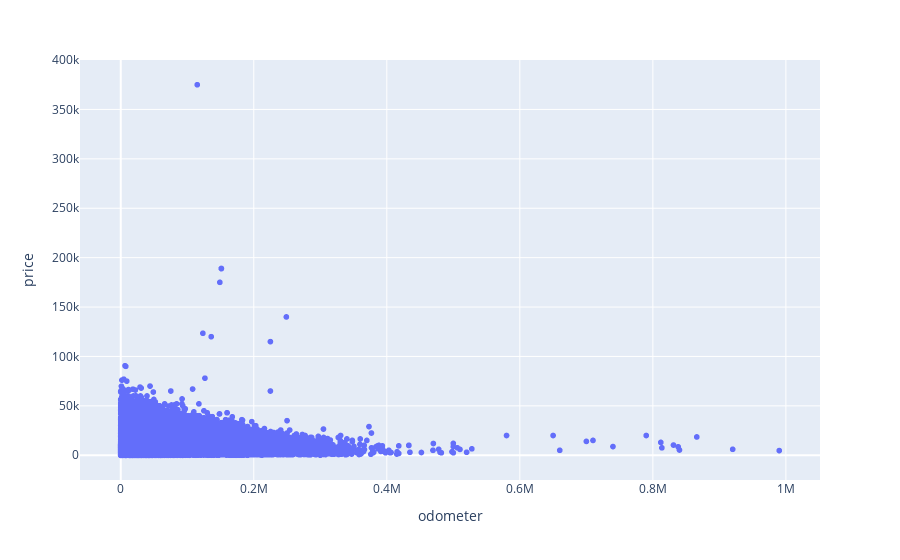

Notebook code for this chart:
### Markdown cell above
### Relación entre kilometraje y precio

### Code cell
fig = px.scatter(df_vehicles, x="odometer", y="price") # crear un gráfico de dispersión
fig.show() # crear gráfico de dispersión

### Figure 1 — Plotly figure (JSON) as saved in the notebook; plotly's stock layout.template omitted (floating-point values rounded to 4 significant figures; data arrays with more than 128 entries replaced by an {"elided": "..."} marker saying what was removed)
{"data": [{"hovertemplate": "odometer=%{x}<br>price=%{y}<extra></extra>", "legendgroup": "", "marker": {"color": "#636efa", "symbol": "circle"}, "mode": "markers", "name": "", "showlegend": false, "type": "scattergl", "x": {"elided": "43009 float values"}, "xaxis": "x", "y": {"elided": "43009 int values"}, "yaxis": "y"}], "layout": {"legend": {"tracegroupgap": 0}, "margin": {"t": 60}, "xaxis": {"anchor": "y", "domain": [0, 1], "title": {"text": "odometer"}}, "yaxis": {"anchor": "x", "domain": [0, 1], "title": {"text": "price"}}}}
